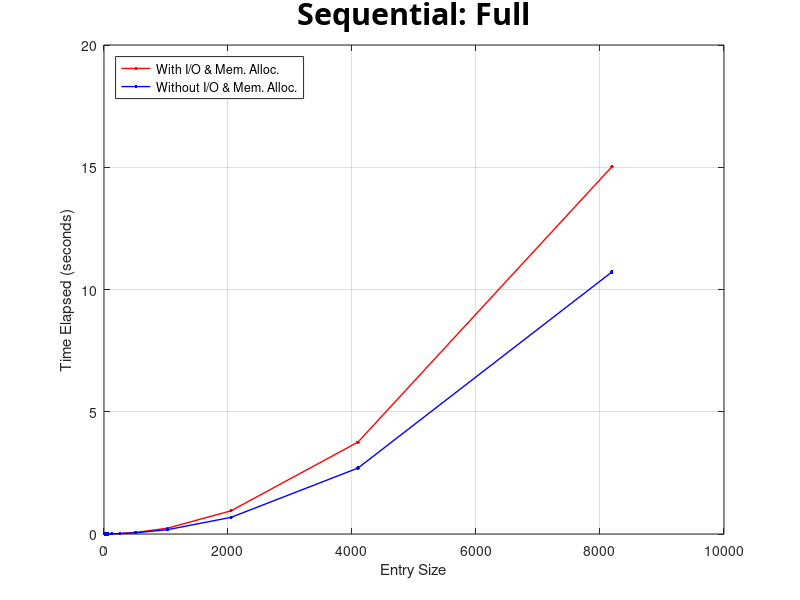
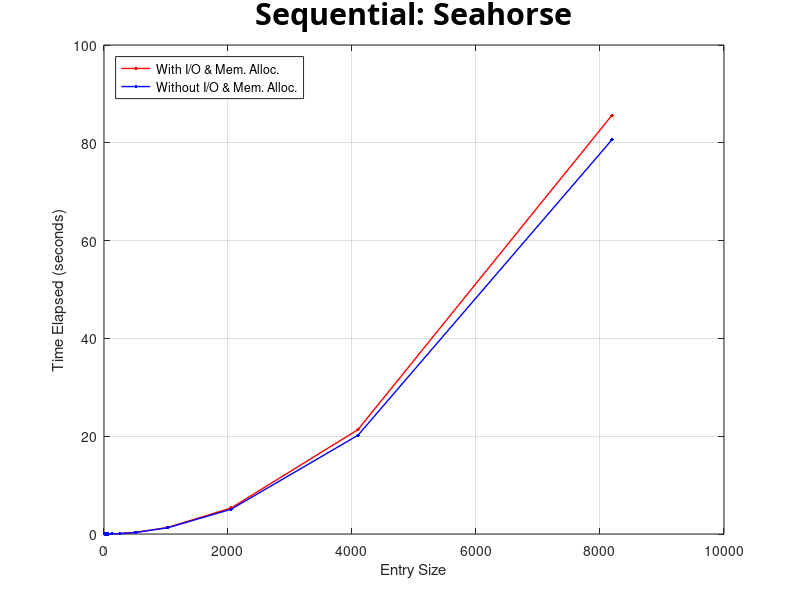
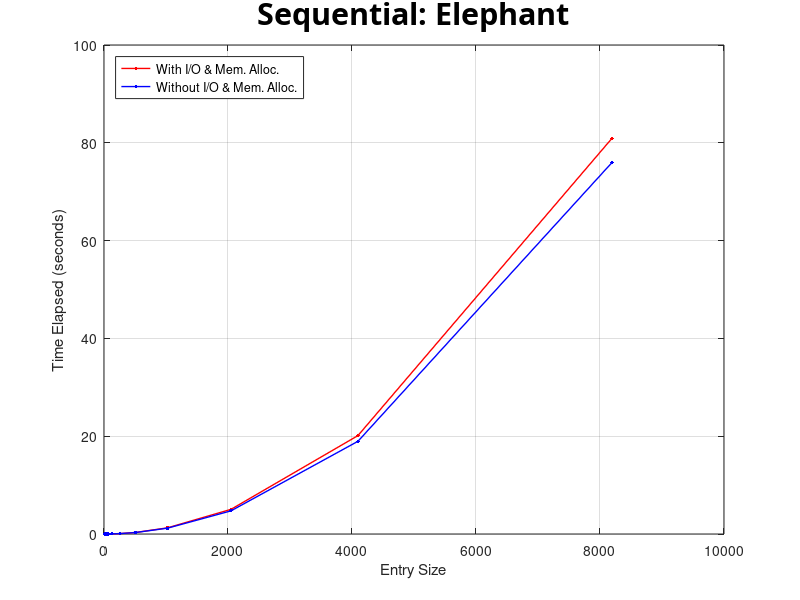
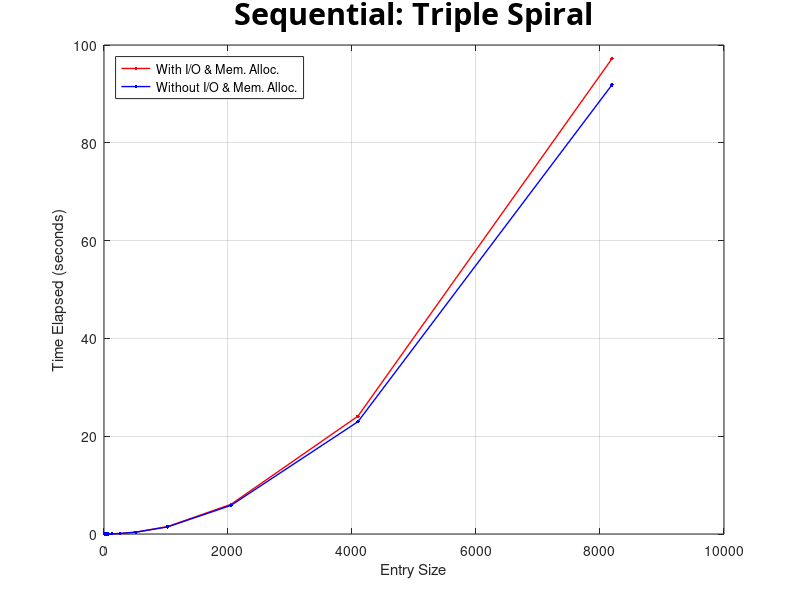

These charts were generated, in order, by the following MATLAB code:
1;

data_seq_full =           csvread('./src/data/mandelbrot_seq/full.csv');
data_seq_seahorse =       csvread('./src/data/mandelbrot_seq/seahorse.csv');
data_seq_elephant =       csvread('./src/data/mandelbrot_seq/elephant.csv');
data_seq_triple_spiral =  csvread('./src/data/mandelbrot_seq/triple_spiral.csv');

data_seq_mod_full =           csvread('./src/data/mandelbrot_seq_mod/full.csv');
data_seq_mod_seahorse =       csvread('./src/data/mandelbrot_seq_mod/seahorse.csv');
data_seq_mod_elephant =       csvread('./src/data/mandelbrot_seq_mod/elephant.csv');
data_seq_mod_triple_spiral =  csvread('./src/data/mandelbrot_seq_mod/triple_spiral.csv');

data_omp_full =           csvread('./src/data/mandelbrot_omp/full.csv');
data_omp_seahorse =       csvread('./src/data/mandelbrot_omp/seahorse.csv');
data_omp_elephant =       csvread('./src/data/mandelbrot_omp/elephant.csv');
data_omp_triple_spiral =  csvread('./src/data/mandelbrot_omp/triple_spiral.csv');

data_pth_full =           csvread('./src/data/mandelbrot_pth/full.csv');
data_pth_seahorse =       csvread('./src/data/mandelbrot_pth/seahorse.csv');
data_pth_elephant =       csvread('./src/data/mandelbrot_pth/elephant.csv');
data_pth_triple_spiral =  csvread('./src/data/mandelbrot_pth/triple_spiral.csv');

global yrange = [0 0.2];

global SIZE = 10;
global THREADS = 6;
global colors=['r', 'b', 'y', 'g', 'c', 'm'];

function plot_sequential(data, data_mod)
  global yrange;

  #ylim(yrange);

  line(data(1:end, 2),
       data(1:end, 3),
       "linewidth", 1,
       "color", 'r',
       "marker", ".",
       "markersize", 8,
       "clipping", "on");
   line(data_mod(1:end, 2),
        data_mod(1:end, 3),
        "linewidth", 1,
        "color", 'b',
        "marker", ".",
        "markersize", 8,
        "clipping", "on");

  xlabel("Entry Size");
  ylabel("Time Elapsed (seconds)");
  legend("With I/O & Mem. Alloc.", "Without I/O & Mem. Alloc.", "location", "northwest");
  box on;
  grid on;

endfunction

function plot_size_threads(data)
  global THREADS;
  global SIZE;
  global colors;
  global yrange;

  #ylim(yrange);

  row = 1;
  for i = 1:THREADS
    line(data(row:row + SIZE - 1, 2),
      data(row:row + SIZE - 1, 3),
      "linewidth", 1,
      "color", colors(i),
      "marker", ".",
      "markersize", 8,
      "clipping", "on");

    row += SIZE;
  end

  xlabel("Entry Size");
  ylabel("Time Elapsed (seconds)");
  legend("1 thread", "2 threads", "4 threads", "8 threads", "16 threads", "32 threads",
         "location", "northwest");
  box on;
  grid on;

endfunction

# CLEARING
close all

# SEQUENTIAL
figure(1);
title("Sequential: Full", "FontSize", 22, 'FontName', 'SansSerif');
plot_sequential(data_seq_full, data_seq_mod_full);
saveas(1, "seq_full", "jpg");
close;

figure(2);
title("Sequential: Seahorse", "FontSize", 22, 'FontName', 'SansSerif');
plot_sequential(data_seq_seahorse, data_seq_mod_seahorse);
saveas(2, "seq_seahorse", "jpg");
close;

figure(3);
title("Sequential: Elephant", "FontSize", 22, 'FontName', 'SansSerif');
plot_sequential(data_seq_elephant, data_seq_mod_elephant);
saveas(3, "seq_elephant", "jpg");
close;

figure(4);
title("Sequential: Triple Spiral", "FontSize", 22, 'FontName', 'SansSerif');
plot_sequential(data_seq_triple_spiral, data_seq_mod_triple_spiral);
saveas(4, "seq_triple_spiral", "jpg");
close;

# PTHREADS
figure(9);
title("Pthreads: Full", "FontSize", 22, 'FontName', 'SansSerif');
plot_size_threads(data_pth_full);
saveas(9, "pth_full", "jpg");
close;

figure(10);
title("Pthreads: Seahorse", "FontSize", 22, 'FontName', 'SansSerif');
plot_size_threads(data_pth_seahorse);
saveas(10, "pth_seahorse", "jpg");
close;

figure(11);
title("Pthreads: Elephant", "FontSize", 22, 'FontName', 'SansSerif');
plot_size_threads(data_pth_elephant);
saveas(11, "pth_elephant", "jpg");
close;

figure(12);
title("Pthreads: Triple Spiral", "FontSize", 22, 'FontName', 'SansSerif');
plot_size_threads(data_pth_triple_spiral);
saveas(12, "pth_triple_spiral", "jpg");
close;

# OPENMP
figure(13);
title("OpenMP: Full", "FontSize", 22, 'FontName', 'SansSerif');
plot_size_threads(data_omp_full);
saveas(13, "omp_full", "jpg");
close;

figure(14);
title("OpenMP: Seahorse", "FontSize", 22, 'FontName', 'SansSerif');
plot_size_threads(data_omp_seahorse);
saveas(14, "omp_seahorse", "jpg");
close;

figure(15);
title("OpenMP: Elephant", "FontSize", 22, 'FontName', 'SansSerif');
plot_size_threads(data_omp_elephant);
saveas(15, "omp_elephant", "jpg");
close;

figure(16);
title("OpenMP: Triple Spiral", "FontSize", 22, 'FontName', 'SansSerif');
plot_size_threads(data_omp_triple_spiral);
saveas(16, "omp_triple_spiral", "jpg");
close;
